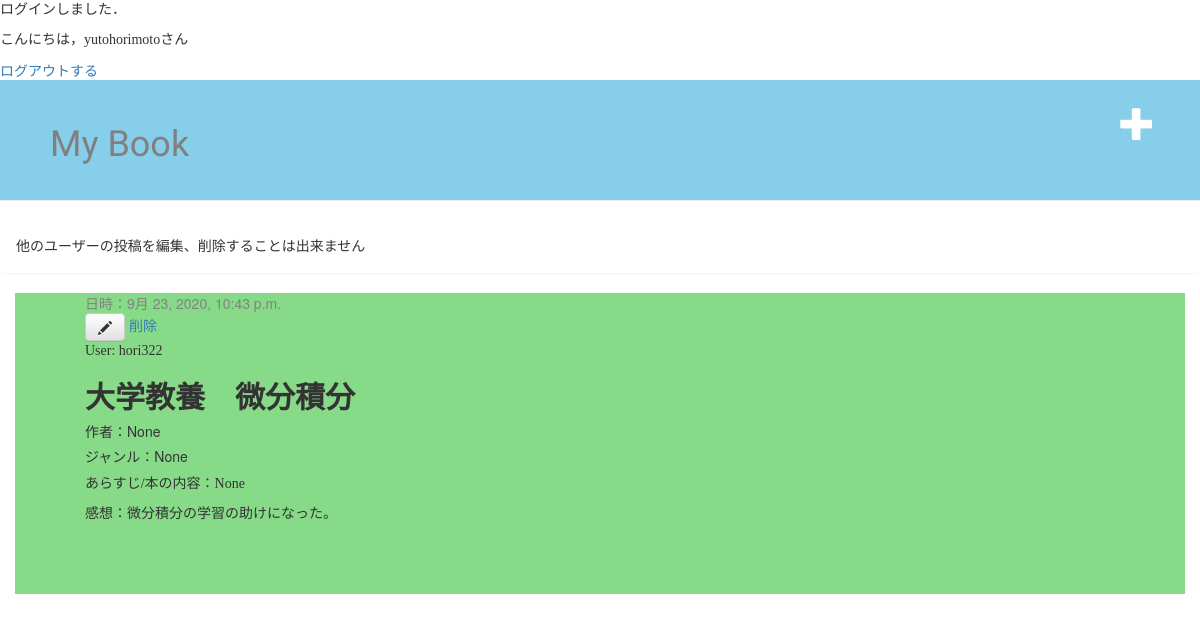
The page /post/8/ (signed in) on the database its author committed.
### mybook/models.py (models this page shows, shortened)
class Post(models.Model):
    author = models.ForeignKey(settings.AUTH_USER_MODEL, on_delete=models.CASCADE)
    book_title = models.CharField(max_length=50)
    book_author = models.CharField(max_length=20,blank=True, null=True)
    book_label = models.IntegerField(choices=label_choices,blank=True, null=True)
    book_int = models.CharField(max_length=200,blank=True, null=True)
    text = models.TextField()
    created_date = models.DateTimeField(default=timezone.now)
    published_date = models.DateTimeField(blank=True, null=True)

### mybook/views.py (the view)
# urls.py: path('post/<int:pk>/', views.post_detail, name='post_detail'),
@login_required
def post_detail(request, pk):
    post = get_object_or_404(Post, pk=pk)
    return render(request, 'mybook/post_detail.html', {'post': post})

### mybook/templates/mybook/post_detail.html
{% extends 'mybook/base.html' %}
{% block content %}
    <div class="post">
        {% if post.published_date %}
            <div class="date">
                日時：{{ post.published_date }}
            </div>
        {% endif %}
        {% if user.is_authenticated %}
            <a class="btn btn-default" href="{% url 'post_edit' pk=post.pk %}"><span class="glyphicon glyphicon-pencil"></span></a>
            <a href="{% url 'post_delete' pk=post.pk %}">削除</a>
        {% endif %}
        <p>User: {{ post.author}}</p>
        <h2>{{ post.book_title }}</h2>
        <h5>作者：{{post.book_author}}</h5>
        <h5>ジャンル：{{post.book_label}}</h5>
        <p>あらすじ/本の内容：{{post.book_int|linebreaksbr}}</p>
        <p>感想：{{ post.text|linebreaksbr }}</p>
    </div>
{% endblock %}

### mybook/templates/mybook/base.html (shortened to what this page needs)
{% load static %}
<html>
    <head>
        <link rel="stylesheet" href="//maxcdn.bootstrapcdn.com/bootstrap/3.2.0/css/bootstrap.min.css">
        <link rel="stylesheet" href="//maxcdn.bootstrapcdn.com/bootstrap/3.2.0/css/bootstrap-theme.min.css">
        <link rel="stylesheet" href="{% static 'css/mybook.css' %}">
    </head>
    <body>
            {% if user.id  %}
            <p>ログインしました．</p>
            <p>こんにちは，{{ user.username }}さん</p>
            <a href="{% url 'logout' %}">ログアウトする</a>
            {% else %}
            <a href="{% url 'login' %}">ログイン</a>
            <a href="{% url 'create_account' %}">アカウント作成</a>
            {% endif %}
        <div  class="page-header">
            <a href="{% url 'post_new' %}" class="top-menu"><span class="glyphicon glyphicon-plus"></span></a>
            <h1><a href="/">My Book</a></h1>
        </div>
        <div class='alert'>
            <p>他のユーザーの投稿を編集、削除することは出来ません</p>
        </div>
        <div class="content container">
            <div class="row">
                <div class="col-md-8">
                    {% block content %}
                    {% endblock %}
                </div>
            </div>
        </div>
    </body>
</html>

### mybook/static/css/mybook.css (style rules this page uses)
.page-header { background-color:skyblue; margin-top: 0; padding: 25px 25px 25px 50px; }
h1 a { color:gray; font-family: 'Amatic SC', cursive;; }
h2 { font-weight: bold; font-family: "ＭＳ Ｐ明朝"; }
p { font-family: "Hannari"; }
.content { background-color: rgb(135, 218, 135); }
.row { margin-left: 40px; }
.date { color: #828282; }
.top-menu, .top-menu:hover, .top-menu:visited { color: #ffffff; float: right; font-size: 26pt; margin-right: 20px; }
.post { margin-bottom: 70px; }

### rows shown on the page
Post: published_date "9月 23, 2020, 10:43 p.m.", author "hori322", book_title "大学教養 微分積分", book_author "None", book_label "None", book_int "None", text "微分積分の学習の助けになった。"

### other values the page prints
{{ user.username }} "yutohorimoto"
